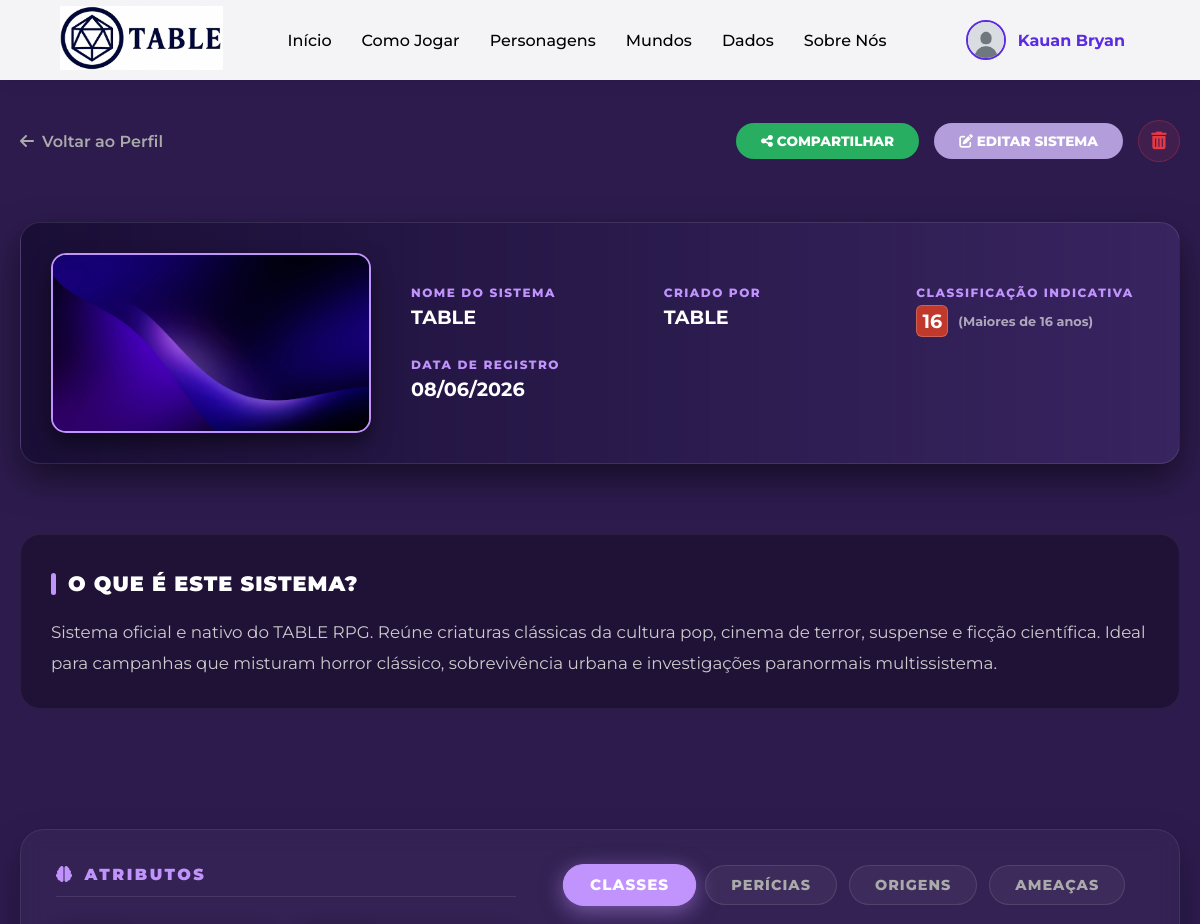
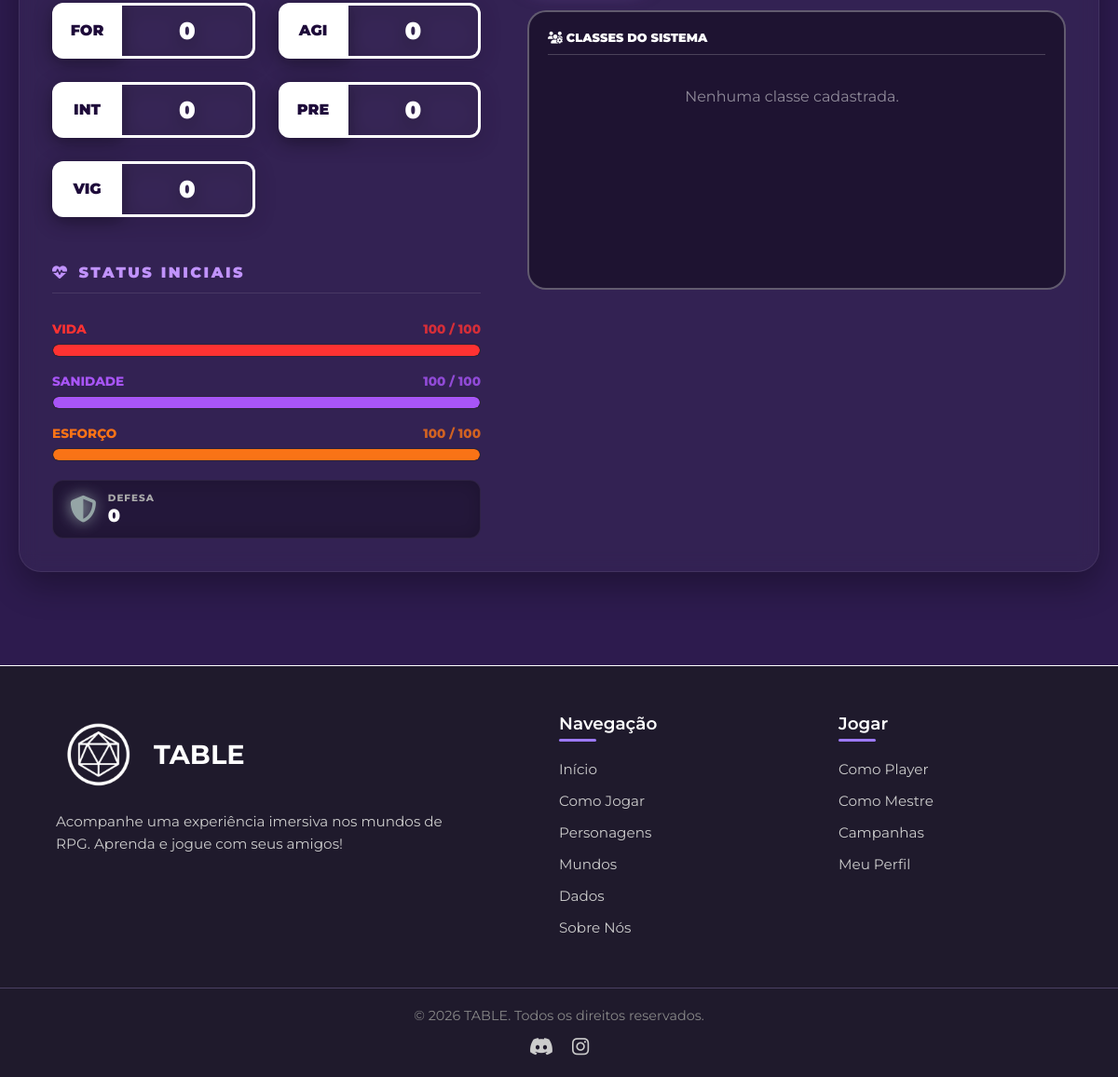
Screenshot of /pages/exibir-sistema.php?id=2 (signed in) with the database file from the repository (2 pictures, top to bottom).
### tables this page shows
CREATE TABLE tb_sistema (
    id_sistema          INT          NOT NULL AUTO_INCREMENT,
    id_usuario_criador  INT          DEFAULT NULL,
    nm_sistema          VARCHAR(100) NOT NULL,
    ds_descricao        VARCHAR(1000) DEFAULT NULL,
    ds_imagem           VARCHAR(300)  DEFAULT NULL,
    ds_background       VARCHAR(300)  DEFAULT NULL,
    tp_classificacao    VARCHAR(5)   DEFAULT 'L',
    dt_cadastro         DATETIME     NOT NULL DEFAULT CURRENT_TIMESTAMP,
    fl_importado        TINYINT(1)   NOT NULL DEFAULT 0,
    id_sistema_original INT          DEFAULT NULL,
    CONSTRAINT pk_sistema PRIMARY KEY (id_sistema),
    CONSTRAINT fk_sistema_usuario FOREIGN KEY (id_usuario_criador)
        REFERENCES tb_usuario (id_usuario) ON DELETE SET NULL,
    CONSTRAINT fk_sistema_original FOREIGN KEY (id_sistema_original)
        REFERENCES tb_sistema (id_sistema) ON DELETE SET NULL
);

CREATE TABLE tb_usuario (
    id_usuario      INT            NOT NULL AUTO_INCREMENT,
    nm_exibicao     VARCHAR(70)    DEFAULT NULL,        
    nm_usuario      VARCHAR(70)    NOT NULL,            
    ds_email        VARCHAR(100)   NOT NULL,
    ds_senha        VARCHAR(255)   NOT NULL,            
    dt_nascimento   DATE           DEFAULT NULL,
    tp_cargo        ENUM('jogador','mestre','admin') NOT NULL DEFAULT 'jogador',
    ds_foto         VARCHAR(300)   NOT NULL DEFAULT '../img/uploads/perfil/avatar1.png',
    ds_bio          VARCHAR(500)   DEFAULT NULL,
    dt_cadastro     DATETIME       NOT NULL DEFAULT CURRENT_TIMESTAMP,
    dt_atualizacao  DATETIME       DEFAULT NULL ON UPDATE CURRENT_TIMESTAMP,
    fl_ativo        TINYINT(1)     NOT NULL DEFAULT 1,  
    fl_plano_mapas  TINYINT(1)     NOT NULL DEFAULT 0,
    fl_plano_sistemas TINYINT(1)   NOT NULL DEFAULT 0,
    fl_plano_completo TINYINT(1)   NOT NULL DEFAULT 0,
    dt_desistencia_mestre DATETIME DEFAULT NULL,
    CONSTRAINT pk_usuario PRIMARY KEY (id_usuario),
    CONSTRAINT uq_usuario_email UNIQUE (ds_email)
);

CREATE TABLE tb_atributo (
    id_atributo     INT         NOT NULL AUTO_INCREMENT,
    nm_atributo     VARCHAR(80) NOT NULL,
    ds_abreviacao   VARCHAR(10) DEFAULT NULL,
    qt_valor_minimo INT         DEFAULT 0,
    qt_valor_maximo INT         DEFAULT 100,
    id_sistema      INT         DEFAULT NULL,
    CONSTRAINT pk_atributo PRIMARY KEY (id_atributo),
    CONSTRAINT fk_sistema_atributo FOREIGN KEY (id_sistema)
        REFERENCES tb_sistema (id_sistema) ON DELETE CASCADE
);

### pages/exibir-sistema.php (the view, shortened to what the rows shown need)
<?php
$id_sistema = $_GET['id'] ?? null;
try {
    $pdo = Database::getConexao();
    $stmt = $pdo->prepare("
        SELECT s.*, u.nm_usuario as criador_nome, u.tp_cargo
        FROM tb_sistema s
        LEFT JOIN tb_usuario u ON s.id_usuario_criador = u.id_usuario
        WHERE s.id_sistema = ?
    ");
    $stmt->execute([$id_sistema]);
    $sistema = $stmt->fetch();
    $isOficial = (empty($sistema['id_usuario_criador']) || (isset($sistema['tp_cargo']) && $sistema['tp_cargo'] === 'admin') || (isset($sistema['criador_nome']) && $sistema['criador_nome'] === 'Kauan Bryan'));
    $criadorDisplay = $isOficial ? 'TABLE' : ($sistema['criador_nome'] ?? 'TABLE');
    $stmt = $pdo->prepare("SELECT * FROM tb_atributo WHERE id_sistema = ?");
    $stmt->execute([$id_sistema]);
    $atributos = $stmt->fetchAll();
    $stmt = $pdo->prepare("SELECT * FROM tb_sistema_status WHERE id_sistema = ?");
    $stmt->execute([$id_sistema]);
    $status_do_sistema = $stmt->fetchAll();
    $barras_sistema = array_filter($status_do_sistema, fn($s) => $s['tp_status'] === 'barra');
    $defesas_sistema = array_filter($status_do_sistema, fn($s) => $s['tp_status'] === 'defesa');
    if (empty($barras_sistema)) {
        $barras_sistema = [
            ['nm_status' => 'VIDA', 'ds_cor' => '#ff3232'],
            ['nm_status' => 'SANIDADE', 'ds_cor' => '#a855f7'],
            ['nm_status' => 'ESFORÇO', 'ds_cor' => '#f97316']
        ];
    }
    if (empty($defesas_sistema)) {
        $defesas_sistema = [
            ['nm_status' => 'DEFESA', 'ds_cor' => '#95a5a6']
        ];
    }
    function getClassStyle($class)
    {
        switch ($class) {
            case '16':
                return ['cor' => '#c0392b', 'label' => '16'];
        }
    }
    $classStyle = getClassStyle($sistema['tp_classificacao'] ?? 'L');
    $classeBackground = '';
} catch (Exception $e) {
    die("Erro ao carregar sistema: " . $e->getMessage());
}
?>
<!DOCTYPE html>
<html lang="pt-BR">
<head>
    <link rel="stylesheet" href="https://cdnjs.cloudflare.com/ajax/libs/font-awesome/6.5.2/css/all.min.css">
    <link rel="stylesheet" href="../css/nav-footer.css?v=1.4">
    <link rel="stylesheet" href="../css/table-modal.css">
    <link rel="stylesheet" href="../css/ficha.css?v=<?= time() ?>">
    <link rel="stylesheet" href="../css/criar-sistema.css?v=<?= time() ?>">
</head>
<body class="ficha-body <?= $classeBackground ?>">
    <main class="ficha-container-master">
        <div class="ficha-layout-premium">
            <section class="header-sistema-premium">
                <img src="<?= !empty($sistema['ds_imagem']) ? $sistema['ds_imagem'] : '../img/logo_icone.png' ?>"
                    alt="Capa" class="img-sistema-grande">
                <div class="info-sistema-grid">
                    <div class="info-sistema-item">
                        <label>Nome do Sistema</label>
                        <span><?= htmlspecialchars($sistema['nm_sistema']) ?></span>
                    </div>
                    <div class="info-sistema-item">
                        <label>Criado por</label>
                        <span class="criador-nome"><?= htmlspecialchars($criadorDisplay) ?></span>
                    </div>
                    <div class="info-sistema-item">
                        <div style="display: flex; align-items: center; gap: 10px; margin-top: 5px;">
                            <span class="classificacao-tag"><?= $classStyle['label'] ?></span>
                            <span
                                style="font-size: 0.8rem; opacity: 0.6; color: #fff;">(<?= $sistema['tp_classificacao'] === 'L' ? 'Livre para todos os públicos' : 'Maiores de ' . $sistema['tp_classificacao'] . ' anos' ?>)</span>
                        </div>
                    </div>
                    <div class="info-sistema-item">
                        <label>Data de Registro</label>
                        <span><?= date('d/m/Y', strtotime($sistema['dt_cadastro'])) ?></span>
                    </div>
                </div>
            </section>
            <section class="secao-descricao-completa">
                <h2>O que é este sistema?</h2>
                <p><?= nl2br(htmlspecialchars($sistema['ds_descricao'] ?? 'Sem descrição disponível.')) ?></p>
            </section>
            <section class="premium-main" style="margin-top: 40px;">
                <div class="premium-col-left">
                    <h2 class="board-title-modern"><i class="fas fa-brain"></i> Atributos</h2>
                    <div class="premium-atributos-grid">
                        <?php foreach ($atributos as $at):
                            $valorBase = $at['qt_valor_minimo'] ?? 0;
                            ?>
                            <div class="premium-attr-box">
                                <span
                                    class="attr-abbr"><?= htmlspecialchars($at['ds_abreviacao'] ?? substr($at['nm_atributo'], 0, 3)) ?></span>
                                <div class="attr-circle"
                                    style="border-color: <?= $valorBase > 0 ? 'var(--premium-accent)' : '#fff' ?>;">
                                    <?= $valorBase ?>
                                </div>
                            </div>
                        <?php endforeach; ?>
                    </div>
                    <?php if(!empty($barras_sistema) || !empty($defesas_sistema)): ?>
                        <h2 class="board-title-modern" style="margin-top: 40px;"><i class="fas fa-heartbeat"></i> Status Iniciais</h2>
                    <?php endif; ?>
                </div>
            </section>
        </div>
    </main>
</body>
</html>

### rows the page displays
tb_sistema: ds_imagem (picture), nm_sistema "TABLE", id_usuario_criador.tp_cargo "TABLE", tp_classificacao "16", dt_cadastro "08/06/2026", ds_descricao "Sistema oficial e nativo do TABLE RPG. Reúne criaturas clássicas da cultura pop, cinema de terror, suspense e ficção científica. Ideal para campanhas que misturam horror clássico, sobrevivência urbana e investigações paranormais multissistema."
tb_atributo: ds_abreviacao "FOR", qt_valor_minimo "0"
tb_atributo: ds_abreviacao "AGI", qt_valor_minimo "0"
tb_atributo: ds_abreviacao "INT", qt_valor_minimo "0"
tb_atributo: ds_abreviacao "PRE", qt_valor_minimo "0"
tb_atributo: ds_abreviacao "VIG", qt_valor_minimo "0"

### other values shown
$_SESSION['usuario']['nome'] "Kauan Bryan"
$barra['nm_status'] "VIDA"
$barra['nm_status'] "SANIDADE"
$barra['nm_status'] "ESFORÇO"
$defesa['nm_status'] "DEFESA"
